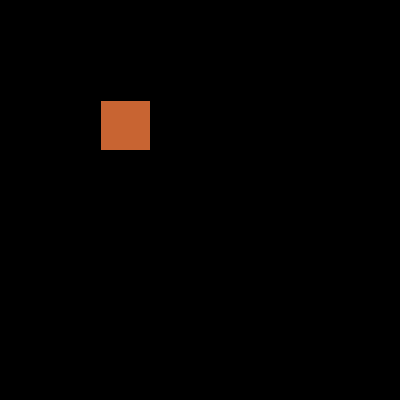
Frame 1 (no input)
Frame 60 (the mouse pressed at the canvas centre just before this capture): identical to frame 1, image omitted
Frame 120 (the mouse held since frame 60 and released just before this capture): identical to frame 1, image omitted

The Processing sketch that drew this single still picture (run headless with seeded random() and noise(); from frame 60 on, the mouse is pressed at the canvas centre):

// Processing sketch: cuadrado
// ── cuadrado.pde
void setup(){
  size(400,400);
}

void draw(){
  background(0);
  fill(200,100,50);
  rect(100,100,50,50);
}
